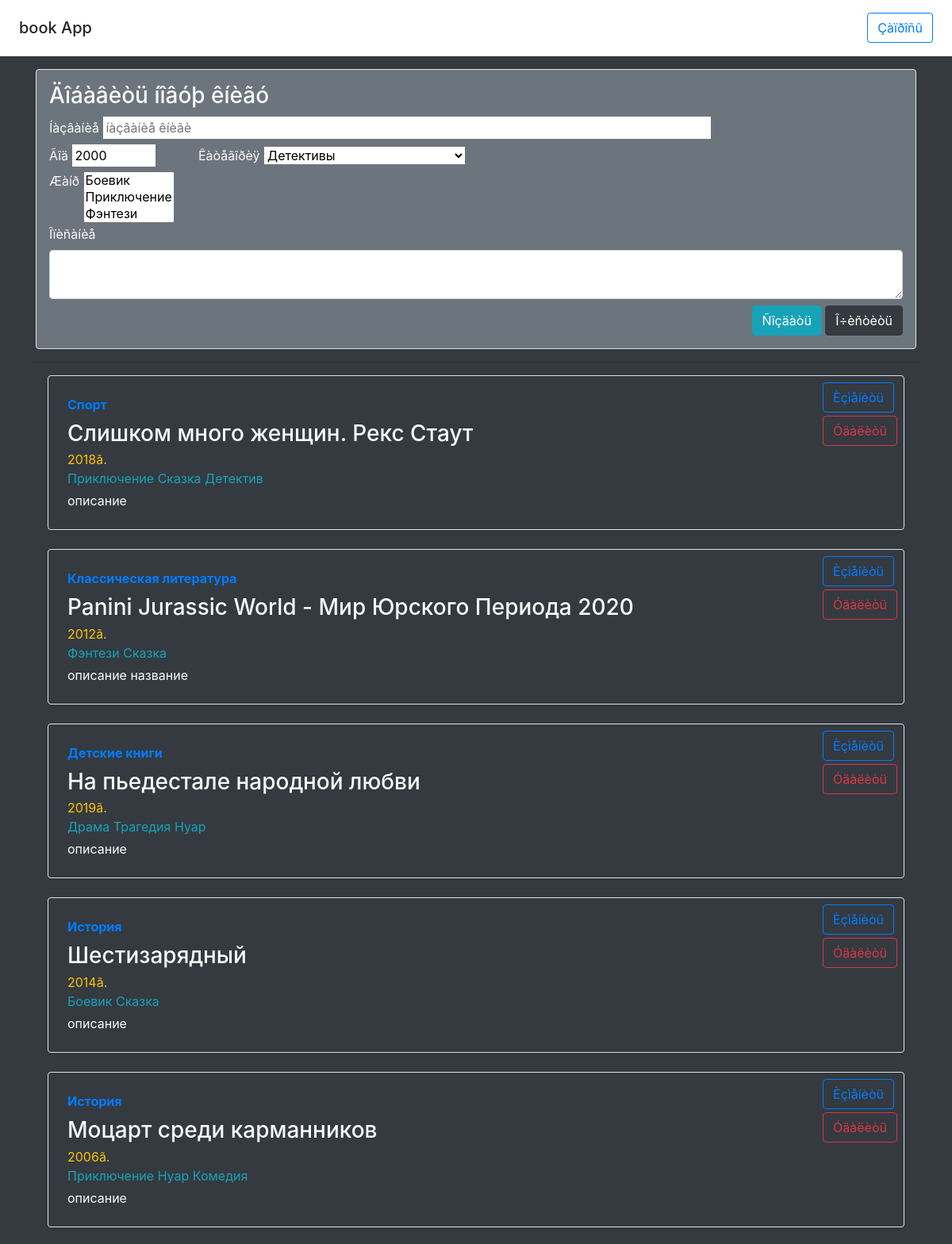
The page / (upper part) on the database its author committed.
### tables this page shows
CREATE TABLE IF NOT EXISTS `book` (
  `id` int(11) NOT NULL AUTO_INCREMENT,
  `title` varchar(50) NOT NULL,
  `year` year(4) DEFAULT NULL,
  `description` text,
  `cover` varchar(50) DEFAULT NULL,
  `category_id` int(11) NOT NULL,
  PRIMARY KEY (`id`),
  KEY `category_id` (`category_id`)
);

CREATE TABLE IF NOT EXISTS `category` (
  `id` int(11) NOT NULL AUTO_INCREMENT,
  `title` varchar(50) NOT NULL,
  `description` text,
  PRIMARY KEY (`id`)
);

CREATE TABLE IF NOT EXISTS `book_genre` (
  `genre_id` int(11) NOT NULL DEFAULT '0',
  `book_id` int(11) NOT NULL DEFAULT '0',
  PRIMARY KEY (`genre_id`,`book_id`),
  KEY `book_id` (`book_id`)
);

CREATE TABLE IF NOT EXISTS `genre` (
  `id` int(11) NOT NULL AUTO_INCREMENT,
  `title` varchar(50) NOT NULL,
  `description` text,
  PRIMARY KEY (`id`)
);

### index.php (the view, shortened to what this page needs)
<!DOCTYPE html>
<html lang="ru">
<head>
    <link rel="stylesheet" href="https://cdn.jsdelivr.net/npm/bootstrap@4.5.3/dist/css/bootstrap.min.css">
</head>
<body class="bg-dark">
    <header class="d-flex flex-column flex-md-row align-items-center justify-content-between p-3 px-md-4 mb-3 bg-white border-bottom shadow-sm">
        <p class="h5 my-0 me-md-auto fw-normal">book App</p>
        <a class="btn btn-outline-primary" href="queries.php">Çàïðîñû</a>
    </header>
    <div class="container">
        <form class="border rounded overflow-hidden p-3 bg-secondary text-light" method="POST" action="create.php">
            <h3>Äîáàâèòü íîâóþ êíèãó</h3>
            <div>
                <label>Íàçâàíèå</label>
                <input name="book_title" placeholder="íàçâàíèå êíèãè" maxlength="50" size="70" required /><br />
            </div>
            <div>
                <label>Ãîä</label>
                <input name="book_year" type="number" min="1950" max="2021" step="1" value="2000" class="mr-5" required />
                <label>Êàòåãîðèÿ</label>
                <select name="book_category">
                    <?php
                    require('connect_db.php');
                    $query = $pdo->query('SELECT id, title FROM category');
                    while ($row = $query->fetch(PDO::FETCH_OBJ)) {
                        echo '<option value="' . $row->id . '">' . $row->title . '</option>';
                    }
                    ?>
                </select>
            </div>
            <div>
                <label class="align-top">Æàíð</label>
                <select name="book_genre[]" multiple="multiple" size="3" class="form-select">
                    <?php
                    $query = $pdo->query('SELECT id, title FROM genre');
                    while ($row = $query->fetch(PDO::FETCH_OBJ)) {
                        echo '<option value="' . $row->id . '">' . $row->title . '</option>';
                    }
                    ?>
                </select>
            </div>
            <div>
                <label>Îïèñàíèå</label><br />
                <textarea name="book_description" class="form-control"></textarea>
            </div>
            <div class="mt-2 text-right">
                <button type="submit" class="btn btn-info">Ñîçäàòü</button>
                <button type="reset" class="btn btn-dark">Î÷èñòèòü</button>
            </div>
        </form>
        <hr />
        <div class="d-flex flex-wrap">
            <?php
            $query = $pdo->query('SELECT * FROM book ORDER BY id DESC');
            while ($row = $query->fetch(PDO::FETCH_OBJ)) :
            ?>
                <div class="col-md-12">
                    <div class="row no-gutters border rounded overflow-hidden flex-md-row mb-4 shadow-sm h-md-250 position-relative">
                        <div class="col p-4 d-flex flex-column position-static">
                            <strong class="d-inline-block mb-2 text-primary">
                                <?php
                                $sql1 = 'SELECT title FROM category WHERE id = ' . $row->category_id;
                                $query1 = $pdo->query($sql1);
                                $query1 = $query1->fetch();
                                echo $query1[0];
                                ?>
                            </strong>
                            <h3 class="text-light mb-0"><?= $row->title ?></h3>
                            <div class="mt-1 text-warning "><?= $row->year ?>ã.</div>
                            <div class="mb-1 text-info">
                                <?php
                                $sql2 = 'SELECT genre_id FROM book_genre WHERE book_id = ' . $row->id;
                                $query2 = $pdo->query($sql2);
                                while ($row1 = $query2->fetch()) {
                                    $sql3 = 'SELECT title FROM genre WHERE id = ' . $row1[0];
                                    $query3 = $pdo->query($sql3);
                                    $query3 = $query3->fetch();
                                    echo $query3[0] . ' ';
                                }
                                ?>
                            </div>
                            <p class="text-light card-text mb-auto"><?= $row->description ?></p>
                        </div>
                        <div class="m-2">
                            <form action="change.php" method="POST">
                                <button class="btn btn-outline-primary">Èçìåíèòü</button>
                            </form>
                            <a href="delete.php?id=<?= $row->id ?>"><button class="btn btn-outline-danger mt-1">Óäàëèòü</button></a>
                        </div>
                    </div>
                </div>
            <?php endwhile ?>
        </div>
    </div>
</body>
</html>

### rows shown on the page
book: category.title "Спорт", title "Слишком много женщин. Рекс Стаут", year "2018", description "описание"
book_genre: genre.title "Приключение"
book_genre: genre.title "Сказка"
book_genre: genre.title "Детектив"
book: category.title "Классическая литература", title "Panini Jurassic World - Мир Юрского Периода 2020", year "2012", description "описание название"
book_genre: genre.title "Фэнтези"
book_genre: genre.title "Сказка"
book: category.title "Детские книги", title "На пьедестале народной любви", year "2019", description "описание"
book_genre: genre.title "Драма"
book_genre: genre.title "Трагедия"
book_genre: genre.title "Нуар"
book: category.title "История", title "Шестизарядный", year "2014", description "описание"
book_genre: genre.title "Боевик"
book_genre: genre.title "Сказка"
book: category.title "История", title "Моцарт среди карманников", year "2006", description "описание"
book_genre: genre.title "Приключение"
book_genre: genre.title "Нуар"
book_genre: genre.title "Комедия"

### other values the page prints
form field book_category "Детективы"
